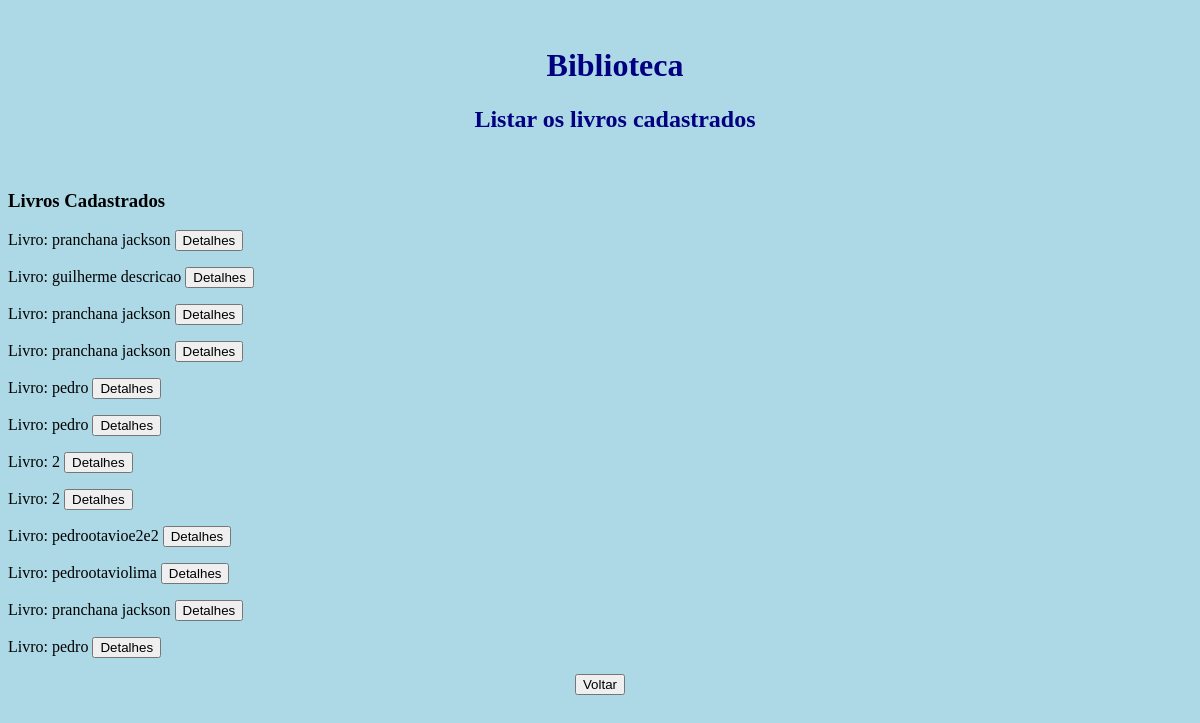
Page /listar on the earlier database version.
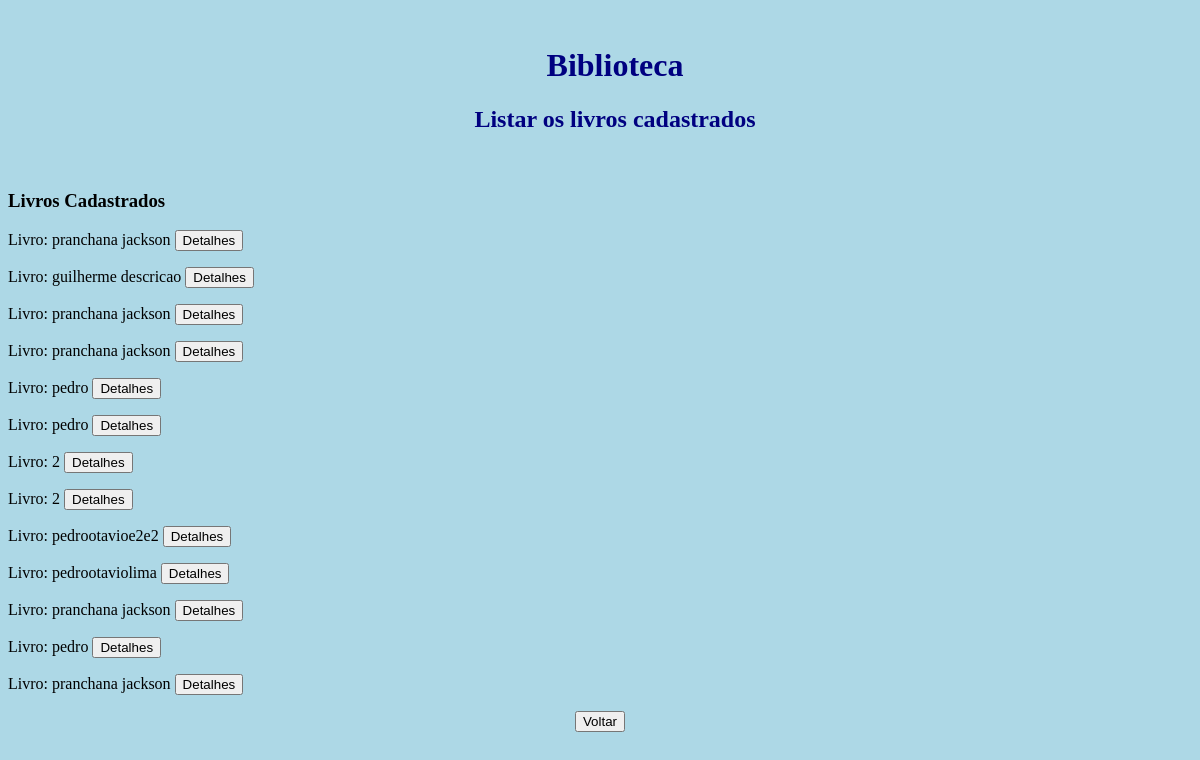
Same page on the later database version.
### core/models.py (models this page shows)
class LivroModel(models.Model):
    titulo = models.CharField('Título', max_length=200)
    editora = models.CharField('editora', max_length=200)
    autor = models.CharField('autor',null=True, max_length=200)
    isbn = models.CharField('isbn',null=True,  max_length=200)
    numero_paginas = models.IntegerField('numero_paginas', null=True)
    ano_publicacao = models.IntegerField('ano_publicacao',null=True)
    def __str__(self):
        return self.titulo

### core/views.py (the view)
# urls.py: path('listar', views.listar, name='listar'),
def listar(request):
    if request.method == 'POST':
        livro_id = request.POST.get('livro_id', '')
        try:
            livro = LivroModel.objects.get(pk=livro_id)
            contexto = {'livro': livro}
        except ValueError:
            contexto = {}
        return render(request, "detalhes.html", contexto)
    else:
        livros = LivroModel.objects.all()
        contexto = {'livros': livros}
        return render(request, 'listar.html', contexto)

### core/templates/listar.html (shortened to what this page needs)
{% load static %}
<html lang="pt-br">
<head>
    <link rel="stylesheet" href="{% static '/css/style.css' %}">
</head>
<body>
    <br>
    <h1> Biblioteca </h1>
    <h2> Listar os livros cadastrados </h2>
    <br>
    {% if livros %}
    <h3>Livros Cadastrados</h3>
    {% for livro in livros %}
    <form action="{% url 'core:listar' %}" novalidate method="POST" enctype="multipart/form-data">
        Livro: {{ livro }}
        <input type="submit" value="Detalhes" />
    </form>
    {% endfor %}
    {% else %}
    <h2> Nenhum livro cadastrado </h2>
    {% endif %}
    <center>
        <form action="{% url 'core:index' %}" novalidate method="GET">
            <input type="submit" value="Voltar" />
        </form>
    </center>
</body>
</html>

Differences in the rows shown:
added LivroModel: titulo "pranchana jackson"
